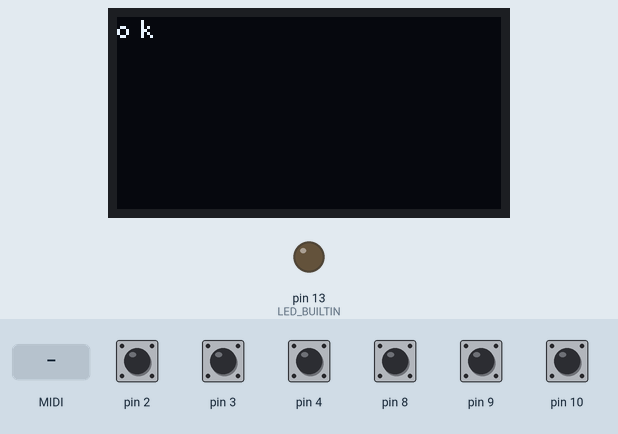
A sketch run on a simulated Arduino Uno, built with avr-gcc and run on an emulated ATmega328P. Shown: 128×64 one-colour display, output pins drawn as LEDs (lit = HIGH). The inputs (shaded band) are chosen by the test bench; at power-on: pin 2–4, pin 8–10 HIGH. MIDI output is not drawn.

Above: at 1.2 s.
1.3 s: pin 10 pulled LOW for 0.15 s
At 1.9 s:
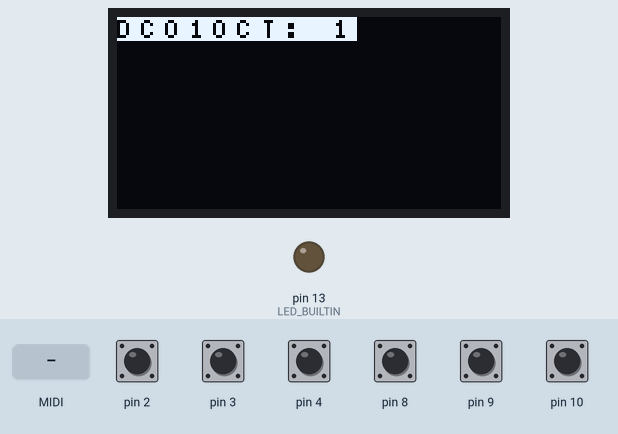
2.9 s: MIDI note 36 received
At 4.3 s:
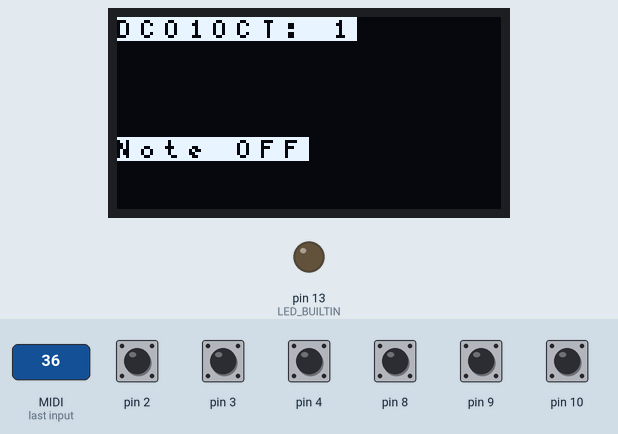
4.7 s: pin 4 pulled LOW for 0.15 s
At 5.8 s:
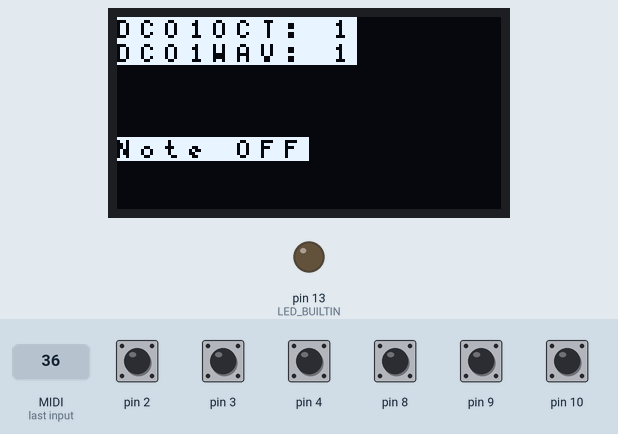
6.3 s: pin 4 pulled LOW for 1 s
At 7.0 s:
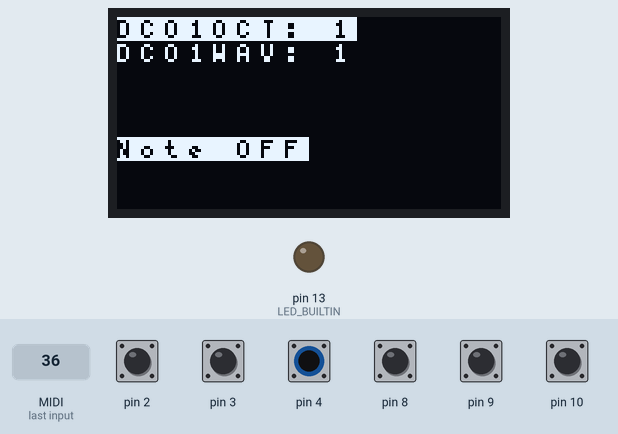
8.8 s: MIDI note 48 received
At 10.0 s:
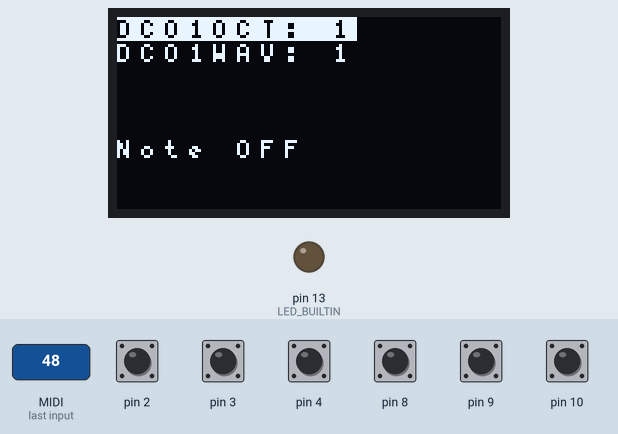
10.6 s: pin 10 pulled LOW for 1 s
At 11.5 s:
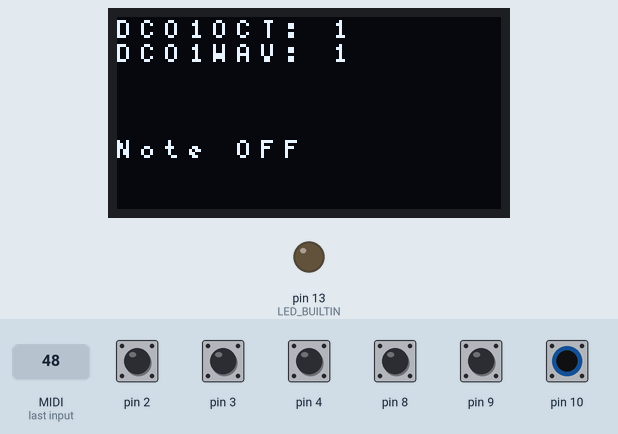
Timing chart, 0 to 13.6 s (numbered marks = the images above; inputs shaded):
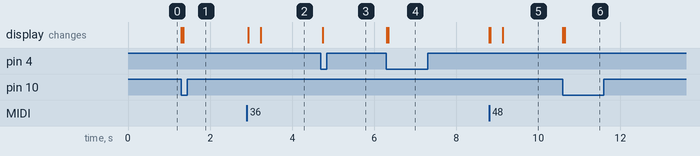

The sketch:

EncoderLib.ino
```cpp
#include "Encoder.h"
#include "CCMessages.h"

#include <MIDI.h>
//#include <SoftwareSerial.h>
//#include <Wire.h>
//#include <Adafruit_GFX.h>
#include <U8g2lib.h>
//#include <Adafruit_SSD1306.h>
//#include <Adafruit_SH110X.h>

// Random note: https://www.midimonitor.com/ is super helpful in debugging some of this stuff.

#define MIDI_CH 1

// Female midi DIN pins, left to right: 1 4 2 5 3
// Male midi DIN pins, left to right: 3 5 2 4 1

// MIDI TRS: pin 2 == SLV, 5 == ring, 4 == tip

// Thonkicon stereo TRS (top and middle are the close ones): top pin slv (midi pin 2), middle pin ring (midi pin 5), bottom pin tip (midi pin 4)

MIDI_CREATE_DEFAULT_INSTANCE();

//#define SCREEN_WIDTH 132 // OLED display width, in pixels
//#define SCREEN_HEIGHT 64 // OLED display height, in pixels

// Declaration for an SSD1306 display connected to I2C (SDA, SCL pins)
//Adafruit_SH1106G display(SCREEN_WIDTH, SCREEN_HEIGHT, &Wire, -1);
//U8G2_SH1106_128X64_NONAME_F_SW_I2C u8g2(U8G2_R0, A5, A4);

U8X8_SH1106_128X64_NONAME_HW_I2C u8x8(U8G2_R0, A5, A4);

bool update = false;

// Rotary Encoder Inputs
#define NUM_ENCODERS 2
Encoder ENC01(8, 9, 10, 1, 3);
Encoder ENC02(2, 3, 4, 1, 2);
//Encoder ENC03(5, 6, 7, 0, 127);
Encoder *ENCODERS[] {&ENC01, &ENC02}; //, &ENC03};

int SELECTED_PARAM[NUM_ENCODERS] = {0, 1};
byte PARAM_VALUES[NUM_PARAMS];

/*
 * Generic parameter encoder behavior:
 * Mode 0: Turn selects parameter
 * Mode 1: Turn sets parameter value
 * Click toggles mode between 0 and 1
 * We have an array of parameter metadata.
 * Encoders maintain state of current values.
 * Iterate through all of the metadata values
 *    create an encoder for each one
 *    set their pins to don't care
 * Make a special "Parameter Select" encoder instance.
 */

void setup() {
  //Serial.begin (115200);
  //Serial.println(F("start"));
  //ENC02.setMode(1);

  pinMode(LED_BUILTIN, OUTPUT);

  MIDI.setHandleNoteOn(handleNoteOn);
  MIDI.setHandleNoteOff(handleNoteOff);
  MIDI.setHandleControlChange(handleControlChange);
  MIDI.begin(MIDI_CH);
  MIDI.turnThruOff();

  for (int i = 0; i < NUM_PARAMS; i++) {
          Param param;
          memcpy_P(&param, &(ALL_PARAMS[i]), sizeof(Param));
    PARAM_VALUES[i] = param.min;
  }
  u8x8.begin();
  u8x8.setFont(u8x8_font_5x7_f);
  u8x8.drawString(0, 0, "ok");

  /*
  u8g2.initDisplay();
  u8g2.begin();
  u8g2.clearBuffer();
  u8g2.setFont(u8g_font_5x8);
  u8g2.setCursor(0, 8);
  u8g2.print("ok");
  u8g2.setCursor(0, 16);
  u8g2.print("ok");
  u8g2.setCursor(0, 24);
  u8g2.print("ok");
  u8g2.sendBuffer();
  */
/*
 if(!display.begin(0x3C, true)) { //SH110X_SWITCHCAPVCC, 0x3C)) { // Address 0x3D for 128x64
    //Serial.println(F("SSD1306 allocation failed"));
    for(;;);
  }

  delay(2000);
  display.clearDisplay();

  display.setTextSize(1);
  display.setTextColor(SH110X_WHITE);
  //display.cp437(true); // Use full 256 char 'Code Page 437' font
  display.setCursor(0, 10);
  display.print(F("ok"));
  display.display();
  (
  */
}

int lastCC = 83;

void handleControlChange(byte channel, byte number, byte value) {
  if (channel != MIDI_CH) {
    return;
  }
  // Reset the last control, since we don't know what the other
  // MIDI device sent or why. Just assume we need to send the
  // parameter select CC again next time.
  lastCC = 83;

  MIDI.sendControlChange(number, value, channel);
}

void handleNoteOn(byte channel, byte pitch, byte velocity) {
  if (channel != MIDI_CH) {
    return;
  }

  MIDI.sendNoteOn(pitch, velocity, channel);
  //display.setCursor(0, 40);
  // Display static text
  //display.fillRect(0, 40, SCREEN_WIDTH, 10, SH110X_BLACK);
  //display.println("Note ON");
  u8x8.clearLine(5);
  u8x8.drawString(0, 5, "Note ON");
  update = true;
  //display.display();
}

void handleNoteOff(byte channel, byte pitch, byte velocity) {
  if (channel != MIDI_CH) {
    return;
  }

  MIDI.sendNoteOff(pitch, velocity, channel);
  MIDI.sendNoteOn(pitch, velocity, channel);
  //display.setCursor(0, 40);
  // Display static text
  //display.fillRect(0, 40, SCREEN_WIDTH, 10, SH110X_BLACK);
  //display.println("Note OFF");
  u8x8.clearLine(5);
  u8x8.drawString(0, 5, "Note OFF");

  update = true;
}


void loop() {
  MIDI.read();
  update = false;
  static char buff[16];
  bool updateRow[NUM_ENCODERS];

  for (int i = 0; i < NUM_ENCODERS; i = i + 1) {

    // getButtonPressed is really "button down" state. So it's true as long as the encoder is
    // held down.
    updateRow[i] = false;
    if (ENCODERS[i]->checkButtonUp() == 1) {
        updateRow[i] = true;
        if (ENCODERS[i]->getMode() == 1) {
          // just entered into param select mode
          // don't really care what getValue() returns at this point.
          // Set the encoder's value to the currently selected parameter index.
          ENCODERS[i]->setValue(SELECTED_PARAM[i], 0, NUM_PARAMS-1);
        } else {
          // just entered into param set mode
          // getValue() should return 0-127, the just-selected index into the parameter list
          int newParamIndex = ENCODERS[i]->getValue();
          SELECTED_PARAM[i] = newParamIndex;
          Param param;
          memcpy_P(&param, &(ALL_PARAMS[newParamIndex]), sizeof(Param));
          //Param * param = pgm_read_ptr(&ALL_PARAMS [newParamIndex]);
          ENCODERS[i]->setValue(PARAM_VALUES[newParamIndex], param.min, param.max);
        }
    }

    if( ENCODERS[i]->updateRotary() ) {
      updateRow[i] = true;
      int v = ENCODERS[i]->getValue();
      if (ENCODERS[i]->getMode() == 1) {
        SELECTED_PARAM[i] = v;
      } else {
        PARAM_VALUES[SELECTED_PARAM[i]] = v;
        // TODO: Speed this up. Too much copying just to get the cc msg.
        Param param;
        memcpy_P(&param, &(ALL_PARAMS[SELECTED_PARAM[i]]), sizeof(Param));
        if (lastCC != param.cc) {
          MIDI.sendControlChange(84, param.cc, MIDI_CH);
          lastCC = param.cc;
        }
        // scale v from [param.min, param.max] to [0, 127]
        // *EXCEPT* for VCF cutoff. No idea why, but this one doesn't like to be scaled. Just send
        // the raw value.
        int val = 127 * (v - (int)param.min) / (int)(param.max - param.min);
        if (param.cc == VCF_CUT_OFF_SET_POINT.cc) {
          val = v;
        }
        MIDI.sendControlChange(85, val, MIDI_CH);
      }
    }
    update = update || updateRow[i];
  }

  if (update) {
    //u8g2.firstPage();
  //u8g2.nextPage();
    //do {
  for (int i = 0; i < NUM_ENCODERS; ++i) {
        // Update the display.
    if (updateRow[i]) {
      u8x8.clearLine(i);
      //u8g2.clearBuffer();
          int v = ENCODERS[i]->getValue();
          int param = SELECTED_PARAM[i];
          char * ptr = (char *) pgm_read_word (&PARAM_NAMES [param]);
          // TODO: just copy this straight into buff, instead of intermediate paramName?
          char paramName [16]; // must be large enough!
          strcpy_P (paramName, ptr);

          // Render string based on encoder's mode.
          if (ENCODERS[i]->getMode() == 1) {
            u8x8.setInverseFont(1);
            sprintf(buff, "%s: %d", paramName, PARAM_VALUES[v]);
          } else {
            u8x8.setInverseFont(0);
            sprintf(buff, "%s: %d", paramName, v);
          }
          u8x8.drawString(0, i, buff);
          //u8g2.setDrawColor(0);
          //u8g2.drawBox(0, 8*i, 128, 8);
          //u8g2.setDrawColor(1);
          //u8g2.setCursor(0, 8*(i+1));
          //u8g2.print(buff);

          //u8g2.updateDisplay();
          //u8g2.updateDisplayArea(0, i, 128/8, 1);
          //u8g2.drawStr(0, 8 * (i + 1), buff);
    }
    }
    //} while (u8g2.nextPage());
  }
}
```

CCMessages.h
```cpp
typedef struct {
  byte cc;
  byte min;
  byte max;
} Param;
const char DCO1_OCTAVE_S[] PROGMEM = "DCO1OCT";
const Param DCO1_OCTAVE{0, 1, 3};
const char DCO1_WAVEFORM_S[] PROGMEM = "DCO1WAV";
const Param DCO1_WAVEFORM{1, 1, 2};
const char DCO1_HARMONIC_SELECTOR_S[] PROGMEM = "DCO1HS";
const Param DCO1_HARMONIC_SELECTOR{2, 1, 16};
const char DCO1_VOLUME_S[] PROGMEM = "DCO1VOL";
const Param DCO1_VOLUME{6, 0, 31};
const char DCO_SINGLE_DOUBLE_MODE_S[] PROGMEM = "DCOMODE";
const Param DCO_SINGLE_DOUBLE_MODE{7, 1, 2};
const char DCO2_OCTAVE_S[] PROGMEM = "DCO2OCT";
const Param DCO2_OCTAVE{8, 1, 3};
const char DCO2_WAVEFORM_S[] PROGMEM = "DCO2WAV";
const Param DCO2_WAVEFORM{9, 1, 2};
const char DCO2_HARMONIC_SELECTOR_S[] PROGMEM = "DCO2HS";
const Param DCO2_HARMONIC_SELECTOR{10, 1, 16};
const char DCO2_VOLUME_S[] PROGMEM = "DCO2VOL";
const Param DCO2_VOLUME{14, 0, 31};
const char DCO2_INTERVAL_S[] PROGMEM = "DCO2INT";
const Param DCO2_INTERVAL{16, 0, 11};
const char DCO2_DETUNE_S[] PROGMEM = "DCO2DET";
const Param DCO2_DETUNE{17, 0, 3};
const char NOISE_LEVEL_S[] PROGMEM = "NOISE";
const Param NOISE_LEVEL{18, 0, 15};
const char VCF_CUT_OFF_SET_POINT_S[] PROGMEM = "VCFCUT";
const Param VCF_CUT_OFF_SET_POINT{24, 0, 99};
const char VCF_KEYBOARD_TRACK_S[] PROGMEM = "VCFKB";
const Param VCF_KEYBOARD_TRACK{25, 0, 2};
const char VCF_EG3_POLARITY_S[] PROGMEM = "VCFPOL";
const Param VCF_EG3_POLARITY{26, 1, 2};
const char VCF_EG3_DEPTH_S[] PROGMEM = "VCFDEP";
const Param VCF_EG3_DEPTH{27, 0, 15};
const char CHORUS_MK1_AND_EX800_MODES_ONLY_S[] PROGMEM = "CHOR";
const Param CHORUS_MK1_AND_EX800_MODES_ONLY{31, 0, 1};
const char EG1_ATTACK_S[] PROGMEM = "EG1A";
const Param EG1_ATTACK{32, 0, 31};
const char EG1_DECAY_S[] PROGMEM = "EG1D";
const Param EG1_DECAY{33, 0, 31};
const char EG1_BREAK_POINT_S[] PROGMEM = "EG1B";
const Param EG1_BREAK_POINT{34, 0, 31};
const char EG1_SLOPE_S[] PROGMEM = "EG1SL";
const Param EG1_SLOPE{35, 0, 31};
const char EG1_SUSTAIN_S[] PROGMEM = "EG1SU";
const Param EG1_SUSTAIN{36, 0, 31};
const char EG1_RELEASE_S[] PROGMEM = "EG1R";
const Param EG1_RELEASE{37, 0, 31};
const char EG2_ATTACK_S[] PROGMEM = "EG2A";
const Param EG2_ATTACK{40, 0, 31};
const char EG2_DECAY_S[] PROGMEM = "EG2D";
const Param EG2_DECAY{41, 0, 31};
const char EG2_BREAK_POINT_S[] PROGMEM = "EG2B";
const Param EG2_BREAK_POINT{42, 0, 31};
const char EG2_SLOPE_S[] PROGMEM = "EG2SL";
const Param EG2_SLOPE{43, 0, 31};
const char EG2_SUSTAIN_S[] PROGMEM = "EG2SU";
const Param EG2_SUSTAIN{44, 0, 31};
const char EG2_RELEASE_S[] PROGMEM = "EG3R";
const Param EG2_RELEASE{45, 0, 31};
const char EG3_ATTACK_S[] PROGMEM = "EG3A";
const Param EG3_ATTACK{48, 0, 31};
const char EG3_DECAY_S[] PROGMEM = "EG3D";
const Param EG3_DECAY{49, 0, 31};
const char EG3_BREAK_POINT_S[] PROGMEM = "EG3B";
const Param EG3_BREAK_POINT{50, 0, 31};
const char EG3_SLOPE_S[] PROGMEM = "EG3SL";
const Param EG3_SLOPE{51, 0, 31};
const char EG3_SUSTAIN_S[] PROGMEM = "EG3SU";
const Param EG3_SUSTAIN{52, 0, 31};
const char EG3_RELEASE_S[] PROGMEM = "EG3R";
const Param EG3_RELEASE{53, 0, 31};
const char PORTAMENTO_RATE_S[] PROGMEM = "PORT";
const Param PORTAMENTO_RATE{125, 1, 16};
const char POLY_MODE_S[] PROGMEM = "POLY";
const Param POLY_MODE{127, 1, 5};
const int NUM_PARAMS = 37;
const Param ALL_PARAMS[NUM_PARAMS] PROGMEM = {DCO1_OCTAVE, DCO1_WAVEFORM, DCO1_HARMONIC_SELECTOR, DCO1_VOLUME, DCO_SINGLE_DOUBLE_MODE, DCO2_OCTAVE, DCO2_WAVEFORM, DCO2_HARMONIC_SELECTOR, DCO2_VOLUME, DCO2_INTERVAL, DCO2_DETUNE, NOISE_LEVEL, VCF_CUT_OFF_SET_POINT, VCF_KEYBOARD_TRACK, VCF_EG3_POLARITY, VCF_EG3_DEPTH, CHORUS_MK1_AND_EX800_MODES_ONLY, EG1_ATTACK, EG1_DECAY, EG1_BREAK_POINT, EG1_SLOPE, EG1_SUSTAIN, EG1_RELEASE, EG2_ATTACK, EG2_DECAY, EG2_BREAK_POINT, EG2_SLOPE, EG2_SUSTAIN, EG2_RELEASE, EG3_ATTACK, EG3_DECAY, EG3_BREAK_POINT, EG3_SLOPE, EG3_SUSTAIN, EG3_RELEASE, PORTAMENTO_RATE, POLY_MODE};
const char* const PARAM_NAMES[NUM_PARAMS] PROGMEM = {DCO1_OCTAVE_S, DCO1_WAVEFORM_S, DCO1_HARMONIC_SELECTOR_S, DCO1_VOLUME_S, DCO_SINGLE_DOUBLE_MODE_S, DCO2_OCTAVE_S, DCO2_WAVEFORM_S, DCO2_HARMONIC_SELECTOR_S, DCO2_VOLUME_S, DCO2_INTERVAL_S, DCO2_DETUNE_S, NOISE_LEVEL_S, VCF_CUT_OFF_SET_POINT_S, VCF_KEYBOARD_TRACK_S, VCF_EG3_POLARITY_S, VCF_EG3_DEPTH_S, CHORUS_MK1_AND_EX800_MODES_ONLY_S, EG1_ATTACK_S, EG1_DECAY_S, EG1_BREAK_POINT_S, EG1_SLOPE_S, EG1_SUSTAIN_S, EG1_RELEASE_S, EG2_ATTACK_S, EG2_DECAY_S, EG2_BREAK_POINT_S, EG2_SLOPE_S, EG2_SUSTAIN_S, EG2_RELEASE_S, EG3_ATTACK_S, EG3_DECAY_S, EG3_BREAK_POINT_S, EG3_SLOPE_S, EG3_SUSTAIN_S, EG3_RELEASE_S, PORTAMENTO_RATE_S, POLY_MODE_S};
```

Encoder.cpp
```cpp
#include "Encoder.h"

Encoder::Encoder(byte pinA, byte pinB, byte pinPush, int min, int max)
{
  _pinA = pinA;
  _pinB = pinB;
  _pinPush = pinPush;
  _store = 0;
  _min = min;
  _max = max;
  _val = 0;
  _mode = 0;
  _lastBtnState = 0;
  pinMode(_pinA, INPUT);
  pinMode(_pinA, INPUT_PULLUP);
  pinMode(_pinB, INPUT);
  pinMode(_pinB, INPUT_PULLUP);
  pinMode(_pinPush, INPUT);
  pinMode(_pinPush, INPUT_PULLUP);
}


int8_t Encoder::updateRotary()
{
  // A vald CW or  CCW move returns 1, invalid returns 0.
  static int8_t rot_enc_table[] = {0,1,1,0,1,0,0,1,1,0,0,1,0,1,1,0};

  _prevNextCode <<= 2;
  if (digitalRead(_pinA)) _prevNextCode |= 0x02;
  if (digitalRead(_pinB)) _prevNextCode |= 0x01;
  _prevNextCode &= 0x0f;

   // If valid then store as 16 bit data.
   if  (rot_enc_table[_prevNextCode] ) {
      _store <<= 4;
      _store |= _prevNextCode;
      if ((_store&0xff)==0x2b) _inc = -1;
      if ((_store&0xff)==0x17) _inc = 1;
   } else {
    _inc = 0;
   }
   return _inc;
}

void Encoder::setValue(int val, int min, int max) {
  _val = val;
  _min = min;
  _max = max;
  _store = 0;
  _prevNextCode = 0;
  _inc = 0;
}

int Encoder::getValue()
{
  if (_val + _inc <= _max && _val + _inc >= _min) {
    _val += _inc;
    _inc = 0;
  }
  return _val;
}

byte Encoder::getMode() { return _mode; }
void Encoder::setMode(byte mode) { _mode = mode; }

byte Encoder::checkButtonUp()
{
  int btnState = getButtonPressed();
  //bool change = btnState != _lastBtnState;

  // Went from LOW to HIGH, meaning pressed to not-pressed.
  if (btnState != _lastBtnState && btnState == 1) {
    _lastBtnState = btnState;
    _mode = _mode == 0 ? 1 : 0;
    return 1;
  }

  _lastBtnState = btnState;
  return 0;
}

byte Encoder::getButtonPressed()
{
  // Read the button state
  int btnState = digitalRead(_pinPush);

  //If we detect LOW signal, button is pressed
  if (btnState == LOW) {
    //if 50ms have passed since last LOW pulse, it means that the
    //button has been pressed, released and pressed again
    if (millis() - _lastButtonPress > 50) {
      return 1;
    }

    // Remember last button press event
    _lastButtonPress = millis();
  }

  return 0;
}
```

Encoder.h
```cpp
#ifndef Encoder_h
#define Encoder_h

#include <Arduino.h>

//***********************************************************************
class Encoder
{
  public:
    Encoder(byte pinA, byte pinB, byte pinPush, int min, int max);
    int8_t updateRotary();
    int getValue();
    byte getMode();
    byte getButtonPressed();
    byte checkButtonUp();
    void setValue(int val, int min, int max);
    void setMode(byte mode);

  private:
    byte _pinA;
    byte _pinB;
    byte _pinPush;
    uint8_t _prevNextCode;
    uint16_t _store;
    int _min;
    int _max;
    int _val;
    byte _mode;
    byte _lastBtnState;

    int8_t _inc;
    unsigned long _lastButtonPress;
};
#endif
```

Measured:
- after the input at 1.3 s, the display: first changes at once (image 1 shows a later state)
- after the input at 2.9 s, the display: first changes at once (image 2 shows a later state)
- after the input at 4.7 s, the display: changes at once (image 3)
- after the input at 6.3 s, the display: first changes at once (image 4 shows a later state)
- after the input at 8.8 s, the display: first changes at once (image 5 shows a later state)
- after the input at 10.6 s, the display: first changes at once (image 6 shows a later state)
